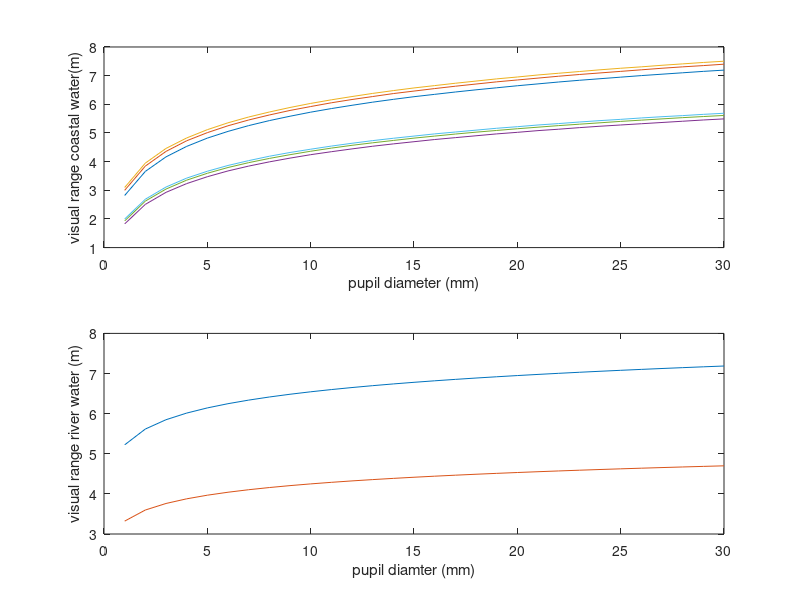

MATLAB code to generate this figure: (Note: this script raises an error after producing the figure.)
function plotAquaticRange
    load('pupilSizevsRangeConstantDepth_Coastal.mat');
    load('pupilSizevsRangeConstantDepth_River.mat');
    
    visualRange_Coastal=[visualRange_Coastal(:,:,1) visualRange_Coastal(:,:,2)];
    drdA_Coastal=[drdA_Coastal(:,:,1), drdA_Coastal(:,:,2)];
    visualVolume_Coastal=[visualVolume_Coastal(:,:,1) visualVolume_Coastal(:,:,2)];
    dVdA_Coastal=[dVdA_Coastal(:,:,1), dVdA_Coastal(:,:,2)];
    key_Coastal={'looking upwards, depth=10m','looking upwards, depth=7m','looking upwards, depth=5m',...        
        'horizontal viewing, depth=10m','horizontal viewing, depth=7m', 'horizontal viewing, depth=5m'};
    
    visualRange_River=[visualRange_River(:,:,1), visualRange_River(:,:,2)];
    drdA_River=[drdA_River(:,:,1), drdA_River(:,:,2)];
    visualVolume_River=[visualVolume_River(:,:,1) visualVolume_River(:,:,2)];
    dVdA_River=[dVdA_River(:,:,1), dVdA_River(:,:,2)];
    key_River={'looking upwards, depth=10m','looking upwards, depth=7m','looking upwards, depth=5m',...        
        'horizontal viewing, depth=10m','horizontal viewing, depth=7m', 'horizontal viewing, depth=5m'};
    
    h1=figure(); clf; 
    subplot(2,1,1);
    plot(pupilValues*1e3,visualRange_Coastal);   
    xlabel('pupil diameter (mm)'); ylabel('visual range coastal water(m)');    
    %columnlegend(2,key_Coastal,'location','Northoutside','fontsize',8);
    
    subplot(2,1,2);
    plot(pupilValues*1e3,visualRange_River);
    xlabel('pupil diamter (mm)'); ylabel('visual range river water (m)');
    columnlegend(4,key_River,'location','south','fontsize',8,'Box','off');
    
    h2=figure(); clf;
    subplot(2,1,1);
    plot(pupilValues*1e3,drdA_Coastal);   
    xlabel('pupil diameter (mm)'); ylabel('dr/dA coastal water(m/mm)');    
    %columnlegend(2,key_Coastal,'location','Northoutside','fontsize',8);
    
    subplot(2,1,2);
    plot(pupilValues*1e3,drdA_River);
    xlabel('pupil diamter (mm)'); ylabel('dr/dA river water (m/mm)');
    columnlegend(4,key_River,'location','south','fontsize',8,'Box','off');
    
    h3=figure(); clf;
    subplot(2,1,1);
    plot(pupilValues*1e3,visualVolume_Coastal);   
    xlabel('pupil diameter (mm)'); ylabel('visual volume coastal water(m^3)');    
    %columnlegend(2,key_Coastal,'location','Northoutside','fontsize',8);
    
    subplot(2,1,2);
    plot(pupilValues*1e3,visualVolume_River);
    xlabel('pupil diamter (mm)'); ylabel('visual volume river water (m^3)');
    columnlegend(4,key_River,'location','south','fontsize',8,'Box','off');
    
    h4=figure(); clf;
    subplot(2,1,1);
    plot(pupilValues*1e3,dVdA_Coastal);   
    xlabel('pupil diameter (mm)'); ylabel('dV/dA coastal water(m^3/mm)');    
    %columnlegend(2,key_Coastal,'location','Northoutside','fontsize',8);
    
    subplot(2,1,2);
    plot(pupilValues*1e3,dVdA_River);
    xlabel('pupil diamter (mm)'); ylabel('dV/dA river water (m^3/mm)');
    columnlegend(4,key_River,'location','south','fontsize',8,'Box','off');